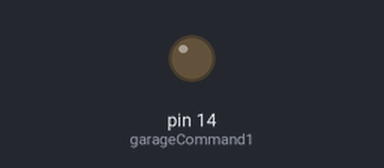
Bench run of a sketch on a simulated Arduino Uno, built with avr-gcc and run on an emulated ATmega328P. On the bench: output pins drawn as LEDs (lit = HIGH). What the sketch prints to the serial monitor is not drawn. At 10.2 s the program stops and its outputs stay as they are.

Above: at 0.3 s.
Timing chart, 0 to 1.8 s (numbered marks = the images above):
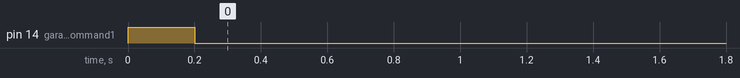

Measured:
- by itself, pin 14 (garageCommand1): LOW → HIGH at 0.00 s, → LOW 0.20 s later

The sketch:

test_relay.ino
```cpp
// Define the relay pin
#define garageCommand1 14

void setup() {
  // Set the relay pin as output
  pinMode(garageCommand1, OUTPUT);
  // Ensure the relay is initially off
  digitalWrite(garageCommand1, LOW);

  Serial.begin(115200);
}

void loop() {
  // Open the relay (set HIGH to activate)
  digitalWrite(garageCommand1, HIGH);
  // Keep the relay on for 2 seconds
  delay(200);
  Serial.println("Relay is ON");
  // Turn off the relay (set LOW to deactivate)
  digitalWrite(garageCommand1, LOW);


  delay(10000);
  // Wait indefinitely (or modify this to fit your use case)
  while (true);
}
```
